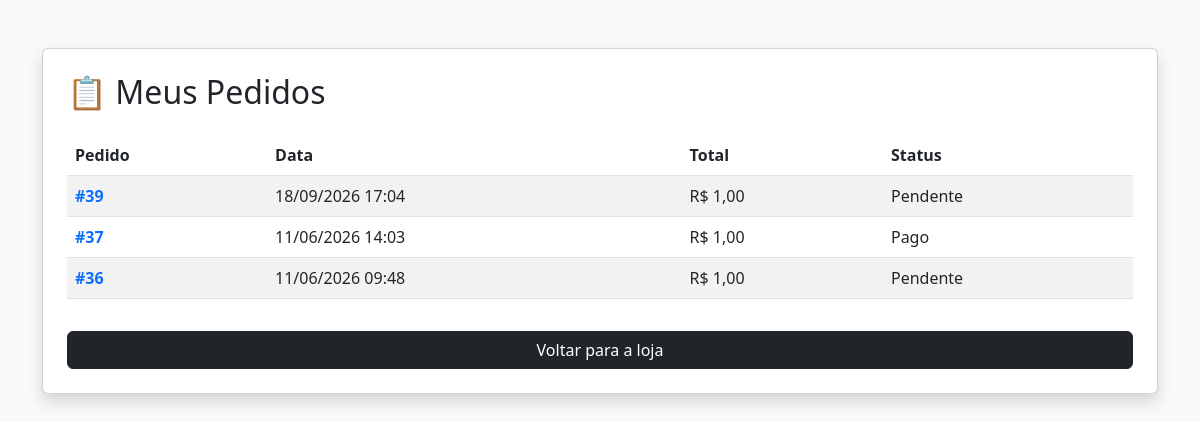
The app's page /meus-pedidos/ (signed in) with its own data.
### produtos/models.py (models this page shows, shortened)
class Pedido(models.Model):
    usuario = models.ForeignKey(
        User,
        on_delete=models.CASCADE,
        related_name='pedidos'
    )
    STATUS_CHOICES = [
        ('pendente', 'Pendente'),
        ('pago', 'Pago'),
        ('cancelado', 'Cancelado'),
    ]
    criado_em = models.DateTimeField(
        auto_now_add=True
    )
    total = models.DecimalField(
        max_digits=10,
        decimal_places=2,
        default=0
    )
    status = models.CharField(
        max_length=20,
        choices=STATUS_CHOICES,
        default='pendente'
    )
    mercadopago_id = models.CharField(
        max_length=100,
        blank=True,
        null=True
    )
    nome_cliente = models.CharField(
        max_length=150,
        blank=True
    )
    telefone = models.CharField(
        max_length=20,
        blank=True
    )
    cep = models.CharField(
        max_length=20,
        blank=True
    )
    cidade = models.CharField(
        max_length=100,
        blank=True
    )
    endereco = models.CharField(
        max_length=255,
        blank=True
    )
    numero = models.CharField(
        max_length=20,
        blank=True
    )
    complemento = models.CharField(
        max_length=255,
        blank=True
    )
    valor_frete = models.DecimalField(
        max_digits=10,
        decimal_places=2,
        default=0
    )
    tipo_frete = models.CharField(
        max_length=100,
        blank=True
    )
    prazo_entrega = models.IntegerField(
        null=True,
        blank=True
    )
    codigo_frete = models.CharField(
        max_length=100,
        blank=True,
        null=True
    )

### produtos/views.py (the view)
@login_required
def meus_pedidos(request):
    pedidos = Pedido.objects.filter(usuario=request.user).order_by('-criado_em')
    return render(request, 'meus_pedidos.html', {'pedidos': pedidos})

### produtos/views.py (called while the page is built)
def limpar_carrinho(carrinho):
    carrinho_limpo = {}
    for produto_id, quantidade in carrinho.items():
        if Produto.objects.filter(id=produto_id).exists():
            carrinho_limpo[str(produto_id)] = quantidade
    return carrinho_limpo

def dados_carrinho(request):
    carrinho = limpar_carrinho(
        request.session.get('carrinho', {})
    )
    request.session['carrinho'] = carrinho
    total_itens = sum(carrinho.values())
    categorias = Categoria.objects.all()
    return {
        'total_itens': total_itens,
        'categorias': categorias
    }

### templates/meus_pedidos.html (shortened to what this page needs)
<!DOCTYPE html>
<html lang="pt-br">
<head>
    <link href="https://cdn.jsdelivr.net/npm/bootstrap@5.3.0/dist/css/bootstrap.min.css" rel="stylesheet">
</head>
<body class="bg-light">
<div class="container mt-5">
    <div class="card shadow p-4">
        <h2 class="mb-4">📋 Meus Pedidos</h2>
        {% if pedidos %}
            <table class="table table-striped align-middle">
                <thead>
                    <tr>
                        <th>Pedido</th>
                        <th>Data</th>
                        <th>Total</th>
                        <th>Status</th>
                    </tr>
                </thead>
                <tbody>
                    {% for pedido in pedidos %}
                    <tr>
                        <td>
                            <a href="{% url 'detalhe_pedido' pedido.id %}"
                               class="text-decoration-none fw-bold">
                                #{{ pedido.id }}
                            </a>
                        </td>
                        <td>
                            {{ pedido.criado_em|date:"d/m/Y H:i" }}
                        </td>
                        <td>
                            R$ {{ pedido.total }}
                        </td>
                        <td>
                            {{ pedido.get_status_display }}
                        </td>
                    </tr>
                    {% endfor %}
                </tbody>
            </table>
        {% else %}
            <div class="alert alert-info">
                Você ainda não realizou nenhum pedido.
            </div>
        {% endif %}
        <a href="/" class="btn btn-dark mt-3">
            Voltar para a loja
        </a>
    </div>
</div>
</body>
</html>

### records on screen
Pedido: id "39", criado_em "18/09/2026 17:04", total "1,00", status "Pendente"
Pedido: id "37", criado_em "11/06/2026 14:03", total "1,00", status "Pago"
Pedido: id "36", criado_em "11/06/2026 09:48", total "1,00", status "Pendente"
